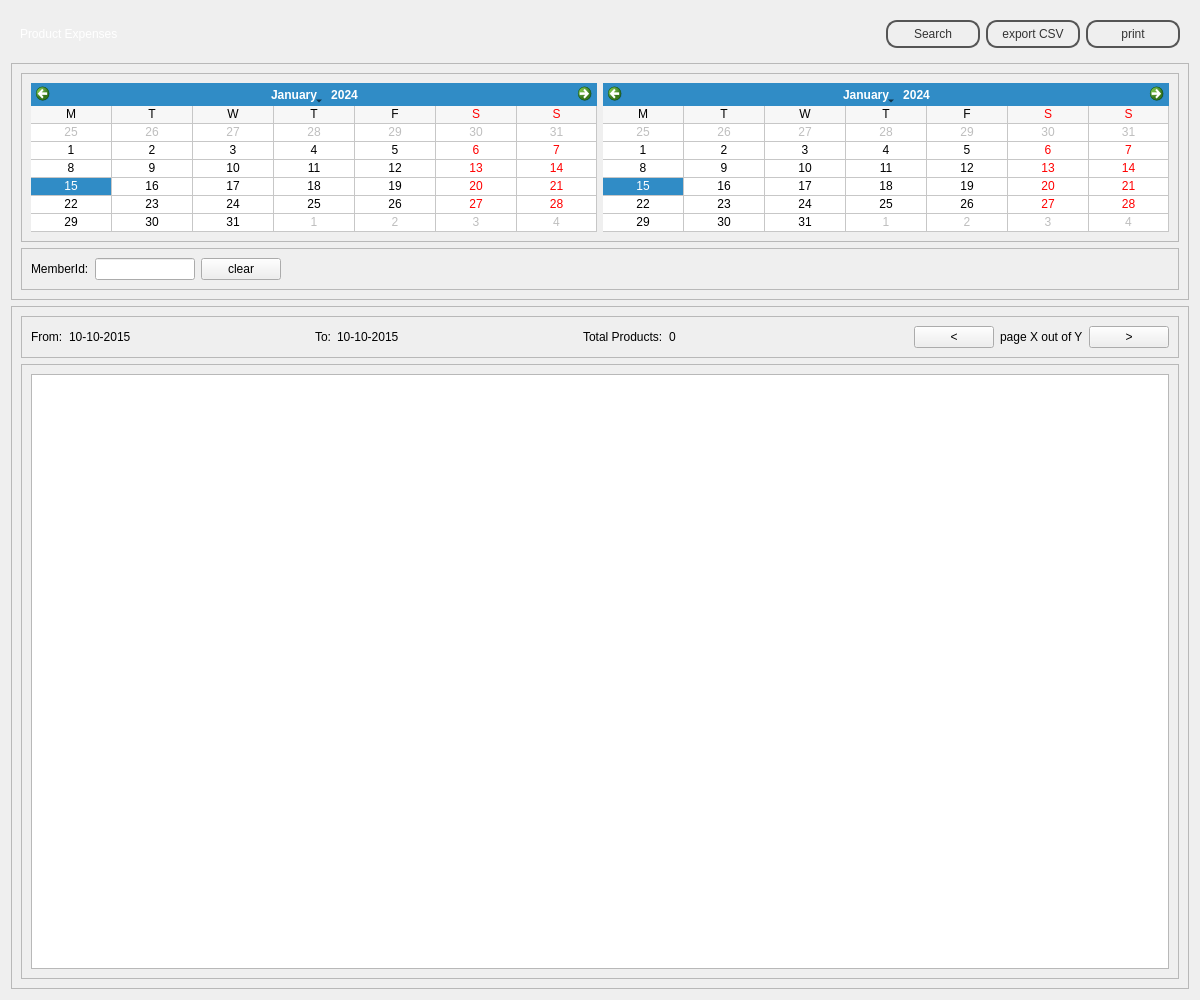
<?xml version="1.0" encoding="UTF-8"?>
<ui version="4.0">
 <class>ProductExpensesView</class>
 <widget class="QWidget" name="ProductExpensesView">
  <property name="geometry">
   <rect>
    <x>0</x>
    <y>0</y>
    <width>1200</width>
    <height>1000</height>
   </rect>
  </property>
  <property name="windowTitle">
   <string>Form</string>
  </property>
  <property name="styleSheet">
   <string notr="true">#topFrame {
border: none;
background: qlineargradient(x1: 0, y1: 0, x2: 0, y2: 1,
stop: 0 #a6a6a6, stop: 0.08 #7f7f7f,
stop: 0.39999 #717171, stop: 0.4 #626262,
stop: 0.9 #4c4c4c, stop: 1 #333333);
}

#bottomFrame {
border: none;
background: white;
}

#topFrame QLabel {
color: #fff;
}

#topFrame QPushButton {
color: #333;
border: 2px solid #555;
border-radius: 11px;
padding: 5px;
background: qradialgradient(cx: 0.3, cy: -0.4,
fx: 0.3, fy: -0.4,
radius: 1.35, stop: 0 #fff, stop: 1 #888);
min-width: 80px;
}

#topFrame QPushButton:hover {
background: qradialgradient(cx: 0.3, cy: -0.4,
fx: 0.3, fy: -0.4,
radius: 1.35, stop: 0 #fff, stop: 1 #bbb);
}

#topFrame QPushButton:pressed {
background: qradialgradient(cx: 0.4, cy: -0.1,
fx: 0.4, fy: -0.1,
radius: 1.35, stop: 0 #fff, stop: 1 #ddd);
}
</string>
  </property>
  <layout class="QVBoxLayout" name="verticalLayout">
   <item>
    <widget class="QFrame" name="topFrame">
     <property name="sizePolicy">
      <sizepolicy hsizetype="Preferred" vsizetype="Fixed">
       <horstretch>0</horstretch>
       <verstretch>0</verstretch>
      </sizepolicy>
     </property>
     <property name="frameShape">
      <enum>QFrame::StyledPanel</enum>
     </property>
     <property name="frameShadow">
      <enum>QFrame::Raised</enum>
     </property>
     <layout class="QHBoxLayout" name="horizontalLayout_4">
      <item>
       <widget class="QLabel" name="titleLabel">
        <property name="text">
         <string>Product Expenses</string>
        </property>
       </widget>
      </item>
      <item>
       <spacer name="horizontalSpacer_5">
        <property name="orientation">
         <enum>Qt::Horizontal</enum>
        </property>
        <property name="sizeHint" stdset="0">
         <size>
          <width>548</width>
          <height>20</height>
         </size>
        </property>
       </spacer>
      </item>
      <item>
       <widget class="QPushButton" name="searchPushButton">
        <property name="text">
         <string>Search</string>
        </property>
       </widget>
      </item>
      <item>
       <widget class="QPushButton" name="csvPushButton">
        <property name="text">
         <string>export CSV</string>
        </property>
       </widget>
      </item>
      <item>
       <widget class="QPushButton" name="printPushButton">
        <property name="text">
         <string>print</string>
        </property>
       </widget>
      </item>
     </layout>
    </widget>
   </item>
   <item>
    <widget class="QFrame" name="searchFrame">
     <property name="sizePolicy">
      <sizepolicy hsizetype="Preferred" vsizetype="Fixed">
       <horstretch>0</horstretch>
       <verstretch>0</verstretch>
      </sizepolicy>
     </property>
     <property name="frameShape">
      <enum>QFrame::StyledPanel</enum>
     </property>
     <property name="frameShadow">
      <enum>QFrame::Raised</enum>
     </property>
     <layout class="QVBoxLayout" name="verticalLayout_2">
      <item>
       <widget class="QFrame" name="dateFrame">
        <property name="frameShape">
         <enum>QFrame::StyledPanel</enum>
        </property>
        <property name="frameShadow">
         <enum>QFrame::Raised</enum>
        </property>
        <layout class="QHBoxLayout" name="horizontalLayout">
         <item>
          <widget class="QCalendarWidget" name="fromCalendarWidget">
           <property name="gridVisible">
            <bool>true</bool>
           </property>
           <property name="horizontalHeaderFormat">
            <enum>QCalendarWidget::SingleLetterDayNames</enum>
           </property>
           <property name="verticalHeaderFormat">
            <enum>QCalendarWidget::NoVerticalHeader</enum>
           </property>
          </widget>
         </item>
         <item>
          <widget class="QCalendarWidget" name="toCalendarWidget">
           <property name="gridVisible">
            <bool>true</bool>
           </property>
           <property name="horizontalHeaderFormat">
            <enum>QCalendarWidget::SingleLetterDayNames</enum>
           </property>
           <property name="verticalHeaderFormat">
            <enum>QCalendarWidget::NoVerticalHeader</enum>
           </property>
          </widget>
         </item>
        </layout>
       </widget>
      </item>
      <item>
       <widget class="QFrame" name="memberFrame">
        <property name="frameShape">
         <enum>QFrame::StyledPanel</enum>
        </property>
        <property name="frameShadow">
         <enum>QFrame::Raised</enum>
        </property>
        <layout class="QHBoxLayout" name="horizontalLayout_2">
         <item>
          <widget class="QLabel" name="memberIdLabel">
           <property name="text">
            <string>MemberId:</string>
           </property>
          </widget>
         </item>
         <item>
          <widget class="QLineEdit" name="memberIdLineEdit">
           <property name="sizePolicy">
            <sizepolicy hsizetype="Fixed" vsizetype="Fixed">
             <horstretch>0</horstretch>
             <verstretch>0</verstretch>
            </sizepolicy>
           </property>
           <property name="minimumSize">
            <size>
             <width>100</width>
             <height>0</height>
            </size>
           </property>
           <property name="maximumSize">
            <size>
             <width>100</width>
             <height>16777215</height>
            </size>
           </property>
          </widget>
         </item>
         <item>
          <widget class="QPushButton" name="clearPushButton">
           <property name="text">
            <string>clear</string>
           </property>
          </widget>
         </item>
         <item>
          <spacer name="horizontalSpacer">
           <property name="orientation">
            <enum>Qt::Horizontal</enum>
           </property>
           <property name="sizeHint" stdset="0">
            <size>
             <width>862</width>
             <height>20</height>
            </size>
           </property>
          </spacer>
         </item>
        </layout>
       </widget>
      </item>
     </layout>
    </widget>
   </item>
   <item>
    <widget class="QFrame" name="resultsFrame">
     <property name="frameShape">
      <enum>QFrame::StyledPanel</enum>
     </property>
     <property name="frameShadow">
      <enum>QFrame::Raised</enum>
     </property>
     <layout class="QVBoxLayout" name="verticalLayout_3">
      <item>
       <widget class="QFrame" name="pagingFrame">
        <property name="frameShape">
         <enum>QFrame::StyledPanel</enum>
        </property>
        <property name="frameShadow">
         <enum>QFrame::Raised</enum>
        </property>
        <layout class="QHBoxLayout" name="horizontalLayout_3">
         <item>
          <widget class="QLabel" name="fromDateResultLabel">
           <property name="text">
            <string>From:</string>
           </property>
          </widget>
         </item>
         <item>
          <widget class="QLabel" name="fromDateResultValueLabel">
           <property name="minimumSize">
            <size>
             <width>200</width>
             <height>0</height>
            </size>
           </property>
           <property name="maximumSize">
            <size>
             <width>300</width>
             <height>16777215</height>
            </size>
           </property>
           <property name="text">
            <string>10-10-2015</string>
           </property>
          </widget>
         </item>
         <item>
          <spacer name="horizontalSpacer_4">
           <property name="orientation">
            <enum>Qt::Horizontal</enum>
           </property>
           <property name="sizeType">
            <enum>QSizePolicy::Fixed</enum>
           </property>
           <property name="sizeHint" stdset="0">
            <size>
             <width>40</width>
             <height>20</height>
            </size>
           </property>
          </spacer>
         </item>
         <item>
          <widget class="QLabel" name="toDateResultLabel">
           <property name="text">
            <string>To:</string>
           </property>
          </widget>
         </item>
         <item>
          <widget class="QLabel" name="toDateResultValueLabel">
           <property name="minimumSize">
            <size>
             <width>200</width>
             <height>0</height>
            </size>
           </property>
           <property name="maximumSize">
            <size>
             <width>300</width>
             <height>16777215</height>
            </size>
           </property>
           <property name="text">
            <string>10-10-2015</string>
           </property>
          </widget>
         </item>
         <item>
          <spacer name="horizontalSpacer_2">
           <property name="orientation">
            <enum>Qt::Horizontal</enum>
           </property>
           <property name="sizeType">
            <enum>QSizePolicy::Fixed</enum>
           </property>
           <property name="sizeHint" stdset="0">
            <size>
             <width>40</width>
             <height>20</height>
            </size>
           </property>
          </spacer>
         </item>
         <item>
          <widget class="QLabel" name="totalProductsLabel">
           <property name="text">
            <string>Total Products:</string>
           </property>
          </widget>
         </item>
         <item>
          <widget class="QLabel" name="totalProductsValueLabel">
           <property name="minimumSize">
            <size>
             <width>100</width>
             <height>0</height>
            </size>
           </property>
           <property name="maximumSize">
            <size>
             <width>100</width>
             <height>16777215</height>
            </size>
           </property>
           <property name="text">
            <string>0</string>
           </property>
          </widget>
         </item>
         <item>
          <spacer name="horizontalSpacer_3">
           <property name="orientation">
            <enum>Qt::Horizontal</enum>
           </property>
           <property name="sizeHint" stdset="0">
            <size>
             <width>376</width>
             <height>20</height>
            </size>
           </property>
          </spacer>
         </item>
         <item>
          <widget class="QPushButton" name="prevPagePushButton">
           <property name="text">
            <string>&lt;</string>
           </property>
          </widget>
         </item>
         <item>
          <widget class="QLabel" name="pageInfoLabel">
           <property name="text">
            <string>page X out of Y</string>
           </property>
          </widget>
         </item>
         <item>
          <widget class="QPushButton" name="nextPagePushButton">
           <property name="text">
            <string>&gt;</string>
           </property>
          </widget>
         </item>
        </layout>
       </widget>
      </item>
      <item>
       <widget class="QFrame" name="invoiceFrame">
        <property name="frameShape">
         <enum>QFrame::StyledPanel</enum>
        </property>
        <property name="frameShadow">
         <enum>QFrame::Raised</enum>
        </property>
        <layout class="QVBoxLayout" name="verticalLayout_4">
         <item>
          <widget class="QTableWidget" name="productTableWidget">
           <property name="editTriggers">
            <set>QAbstractItemView::NoEditTriggers</set>
           </property>
           <property name="selectionMode">
            <enum>QAbstractItemView::SingleSelection</enum>
           </property>
           <property name="selectionBehavior">
            <enum>QAbstractItemView::SelectRows</enum>
           </property>
           <attribute name="verticalHeaderVisible">
            <bool>false</bool>
           </attribute>
          </widget>
         </item>
        </layout>
       </widget>
      </item>
     </layout>
    </widget>
   </item>
  </layout>
  <zorder>searchFrame</zorder>
  <zorder>resultsFrame</zorder>
  <zorder>topFrame</zorder>
 </widget>
 <resources/>
 <connections/>
</ui>
